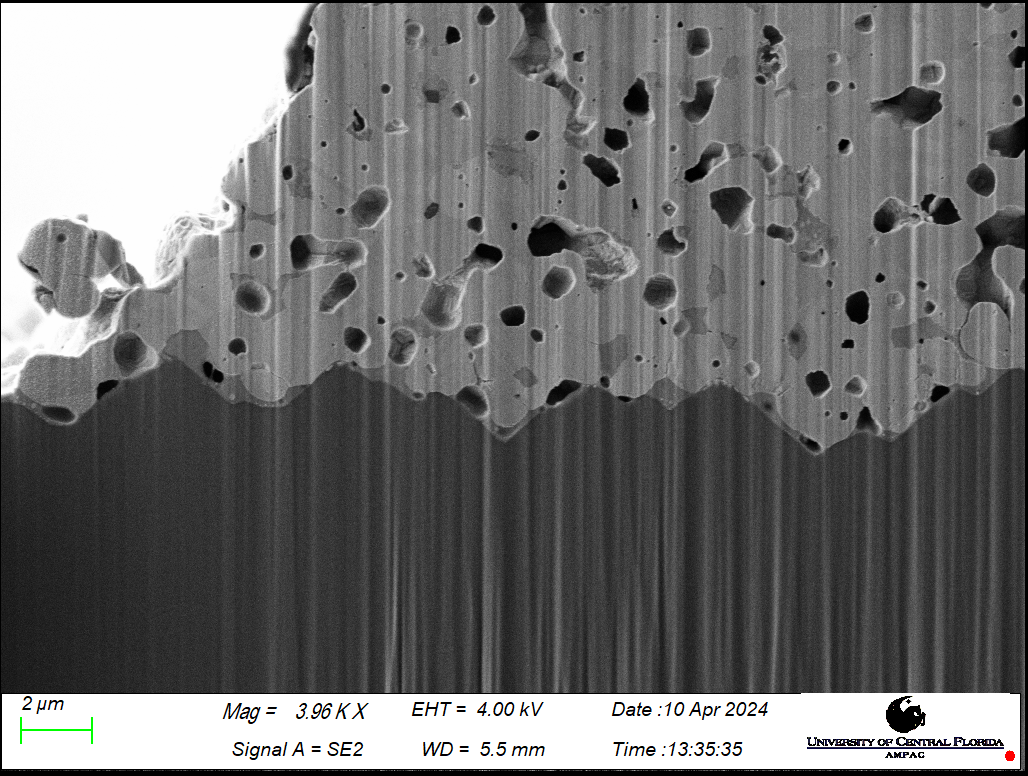
#> input picture data/images/4-10-24_CG002_BJ3_2.PNG, 1028 x 776 px; its folder holds only this picture in this run
$ python extract_magnifications.py
#> lines starting #> are read from the running program, lines starting #| are printed output that depends on the picture
#!/usr/bin/env python3
"""
Extract magnification values from SEM image metadata bars via OCR.

Crops the bottom ~12% of each image (metadata bar region), runs pytesseract
OCR, and regex-matches the magnification value. Handles two formats:
  - "Mag = 10.00 KX" (kilox magnification, stored as-is in KX)
  - "Mag = 950 X" (plain magnification, converted to KX by dividing by 1000)

Cross-validates with filename-based magnification where available.
All values are stored in KX units.

Outputs: data/magnification_map.json  {"filename_stem": magnification_float_in_KX, ...}

Usage:
    python scripts/extract_magnifications.py
    python scripts/extract_magnifications.py --images-dir data/images --output data/magnification_map.json
"""

import argparse
import json
import re
import sys
from collections import Counter
from pathlib import Path

import pytesseract
from PIL import Image, ImageFilter


def extract_mag_from_filename(stem: str) -> float | None:
    """Try to extract magnification (in KX) from filename patterns like '_10K_', '_2K_', '_5K_', '_2.5K_', '_4K1'."""
    # Match patterns like _10K_, _2K_, _3.5K_, _4K1 (trailing digit, not 'K' suffix)
    match = re.search(r'_(\d+\.?\d*)K[_\d]', stem, re.IGNORECASE)
    if match:
        return float(match.group(1))
    # Match patterns at end of filename like _4K1
    match = re.search(r'_(\d+\.?\d*)K(\d*)$', stem, re.IGNORECASE)
    if match:
        return float(match.group(1))
    return None


def extract_mag_from_ocr(image_path: Path, crop_fraction: float = 0.12) -> tuple[float | None, str | None]:
    """
    OCR the bottom metadata bar and extract magnification value in KX units.

    Returns:
        (mag_value_in_KX, unit_string) or (None, None) on failure
    """
#> called with crop_fraction = 0.12
    img = Image.open(image_path).convert("L")
    w, h = img.size
#> w = 1028; h = 776

    # Crop bottom region (metadata bar)
    crop_h = int(h * crop_fraction)
#> crop_h = 93
    bottom = img.crop((0, h - crop_h, w, h))
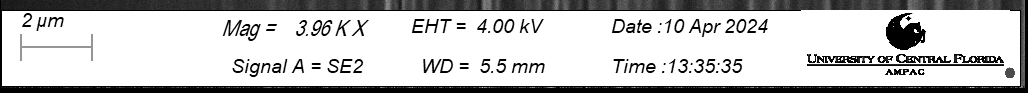
#> bottom: PIL image 1028x93 L; min 0, max 255, mean 195.8

    # Enhance for better OCR: sharpen and increase contrast
    bottom = bottom.filter(ImageFilter.SHARPEN)

    # Try OCR with different configs for robustness
    configs = [
        '--psm 6',   # Assume uniform block of text
        '--psm 11',  # Sparse text
        '--psm 3',   # Fully automatic
    ]

    for config in configs:
        text = pytesseract.image_to_string(bottom, config=config)

        # Pattern 1: "Mag = 10.00 KX" or "Mag = 10.00 K X" (KX units)
        match = re.search(r'Mag\s*=?\s*(\d+\.?\d*)\s*K\s*X', text, re.IGNORECASE)
        if match:
            return float(match.group(1)), "KX"

        # Pattern 2: "Mag = 950 X" (plain X units, no K prefix)
        match = re.search(r'Mag\s*=?\s*(\d+\.?\d*)\s*X', text, re.IGNORECASE)
        if match:
            val = float(match.group(1))
            # Distinguish KX from X: if there was no "K" before "X", it's plain X
            # Double-check this isn't a KX match we missed
            return val, "X"

    return None, None


def resolve_magnification(stem: str, ocr_mag: float | None, ocr_unit: str | None,
                          filename_mag: float | None) -> float | None:
    """
    Resolve the final magnification value in KX units, handling OCR decimal misreads.

    OCR commonly drops the decimal point (e.g., "10.00" → "1000"), so we cross-validate
    with filename-based values and apply heuristic corrections.
    """
    if ocr_mag is not None and ocr_unit == "KX":
        # OCR read KX format — but might have dropped decimal point
        # Real SEM magnifications in KX are typically 1-50, never > 100
        if ocr_mag > 50 and filename_mag is not None:
            # Filename available: prefer it (more reliable for this case)
            return filename_mag
        elif ocr_mag > 50:
            # No filename ref: heuristic — divide by 100 to restore decimal
            return ocr_mag / 100.0
        else:
            return ocr_mag

    elif ocr_mag is not None and ocr_unit == "X":
        # Plain X units (e.g., 950 X) — convert to KX
        return ocr_mag / 1000.0

    elif filename_mag is not None:
        return filename_mag

    return None


def main():
    parser = argparse.ArgumentParser(description="Extract magnifications from SEM images via OCR")
    parser.add_argument("--images-dir", type=str, default="data/images",
                        help="Directory containing SEM images")
    parser.add_argument("--output", type=str, default="data/magnification_map.json",
                        help="Output JSON file path")
    parser.add_argument("--crop-fraction", type=float, default=0.12,
                        help="Fraction of image height to crop from bottom")
    args = parser.parse_args()

    images_dir = Path(args.images_dir)
    output_path = Path(args.output)

    image_files = sorted([
        p for p in images_dir.iterdir()
        if p.suffix.lower() in ['.png', '.jpg', '.jpeg']
    ])

    print(f"Found {len(image_files)} images in {images_dir}")

    mag_map = {}
    failures = []

    for img_path in image_files:
        stem = img_path.stem
        filename_mag = extract_mag_from_filename(stem)
        ocr_mag, ocr_unit = extract_mag_from_ocr(img_path, args.crop_fraction)

        resolved = resolve_magnification(stem, ocr_mag, ocr_unit, filename_mag)

        if resolved is not None:
            mag_map[stem] = round(resolved, 2)
        else:
            failures.append(stem)
            print(f"  ERROR: Could not determine magnification for {stem}")

    # Save results
    output_path.parent.mkdir(parents=True, exist_ok=True)
    with open(output_path, 'w') as f:
        json.dump(mag_map, f, indent=2, sort_keys=True)

    # Print summary
    print(f"\nResults saved to {output_path}")
    print(f"  Successfully extracted: {len(mag_map)}/{len(image_files)}")

    if failures:
        print(f"\n  Failures ({len(failures)}):")
        for name in failures:
            print(f"    - {name}")

    # Magnification distribution
    mag_counts = Counter(mag_map.values())
    print(f"\nMagnification distribution:")
    for mag in sorted(mag_counts.keys()):
        print(f"  {mag:>6.2f} KX: {mag_counts[mag]:>3d} images")

    # Return exit code based on success
    if len(mag_map) < len(image_files):
        print(f"\nWARNING: {len(image_files) - len(mag_map)} images without magnification!")
        sys.exit(1)
    else:
        print(f"\nAll {len(image_files)} images have magnification values.")
        sys.exit(0)


if __name__ == "__main__":
#> (the run stopped early here; a loop or call above may not have finished)

$ run again, on data/images/ALBSF_A20_AA_4H_10K_11.png
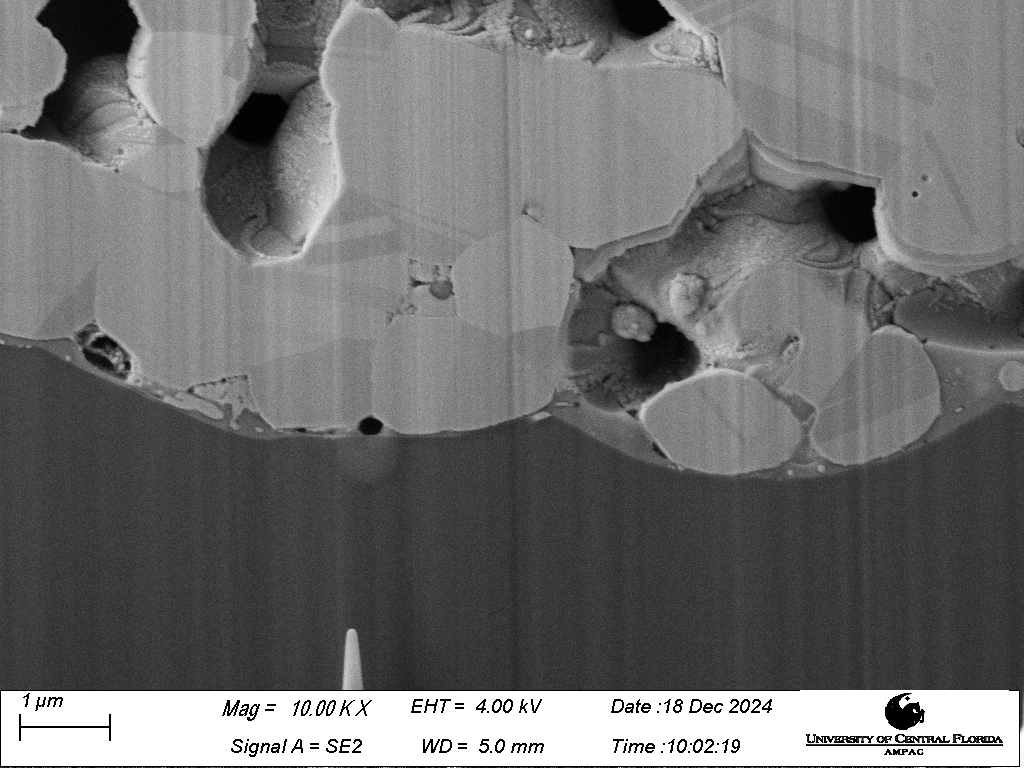
#> input picture data/images/ALBSF_A20_AA_4H_10K_11.png, 1024 x 768 px
#> in extract_mag_from_ocr, `bottom = img.crop((0, h - crop_h, w, h))`:
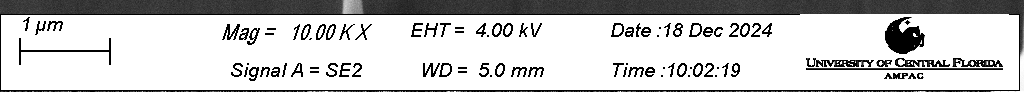
#> bottom: PIL image 1024x92 L; min 0, max 255, mean 199.9

$ run again, on data/images/ALBSF_A20_AA_4H_10K_21.png
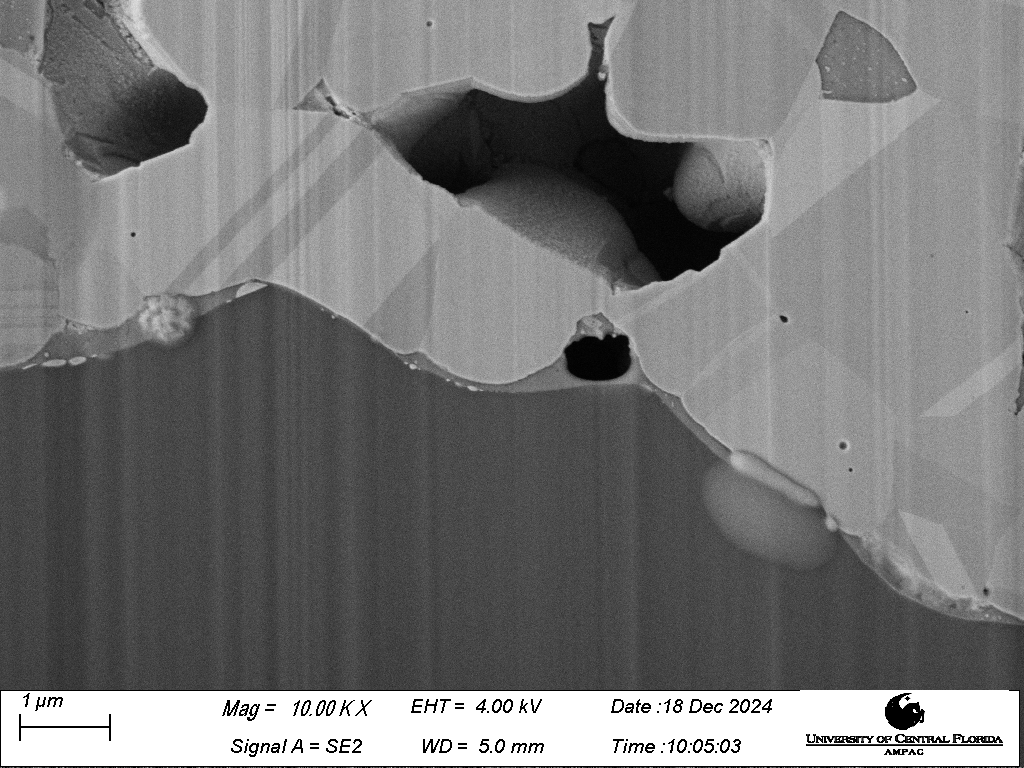
#> input picture data/images/ALBSF_A20_AA_4H_10K_21.png, 1024 x 768 px
#> in extract_mag_from_ocr, `bottom = img.crop((0, h - crop_h, w, h))`:
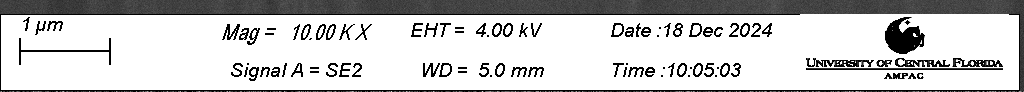
#> bottom: PIL image 1024x92 L; min 0, max 255, mean 201

$ run again, on data/images/ALBSF_A21_DI_4H_10K_11.png
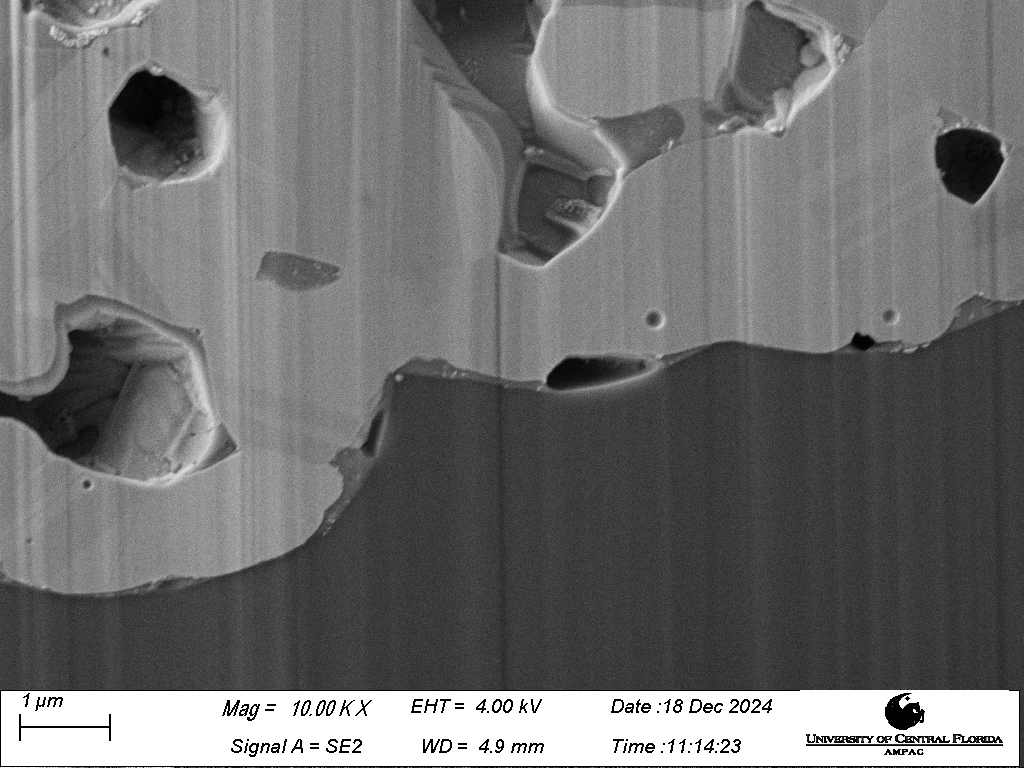
#> input picture data/images/ALBSF_A21_DI_4H_10K_11.png, 1024 x 768 px
#> in extract_mag_from_ocr, `bottom = img.crop((0, h - crop_h, w, h))`:
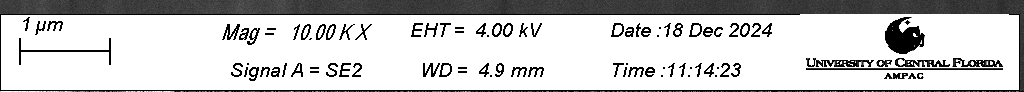
#> bottom: PIL image 1024x92 L; min 0, max 255, mean 200.2

$ run again, on data/images/4-10-24_CG002_BJ3_5.PNG
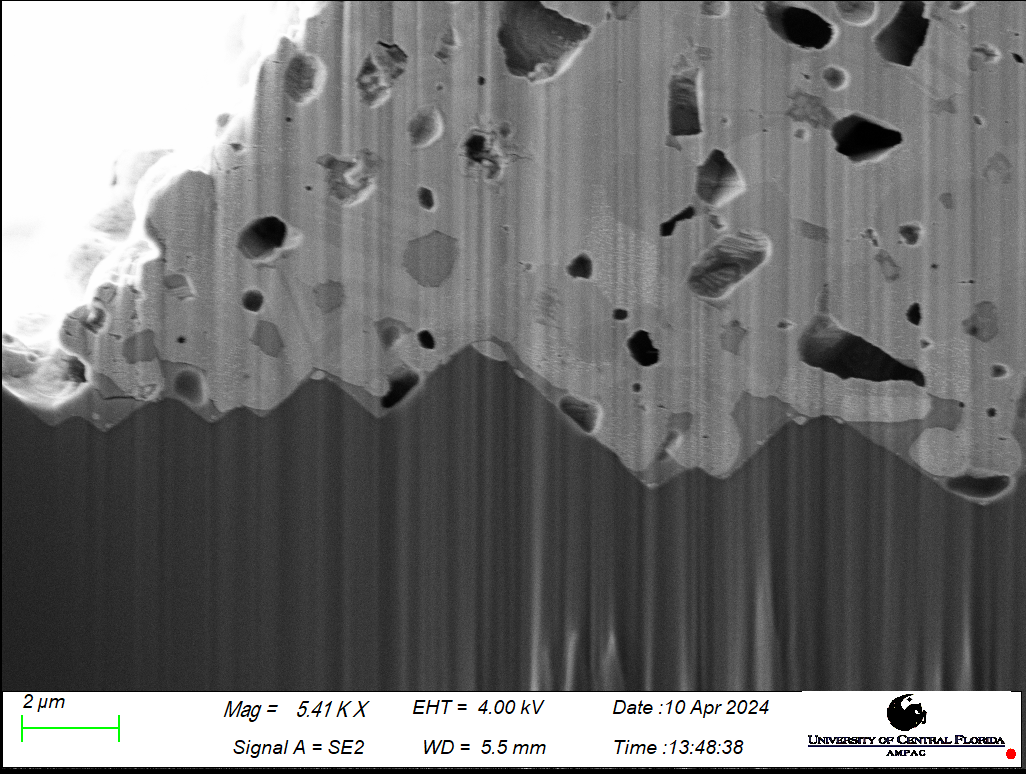
#> input picture data/images/4-10-24_CG002_BJ3_5.PNG, 1026 x 774 px
#> in extract_mag_from_ocr, `bottom = img.crop((0, h - crop_h, w, h))`:
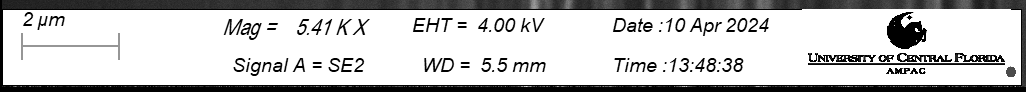
#> bottom: PIL image 1026x92 L; min 0, max 255, mean 197.6
#> in extract_mag_from_ocr, `bottom = bottom.filter(ImageFilter.SHARPEN)`:
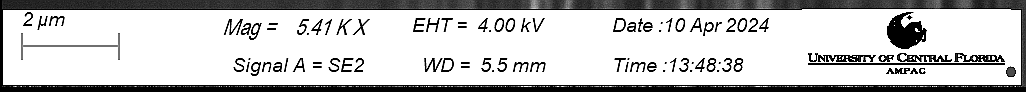
#> bottom: PIL image 1026x92 L; min 0, max 255, mean 197.8
